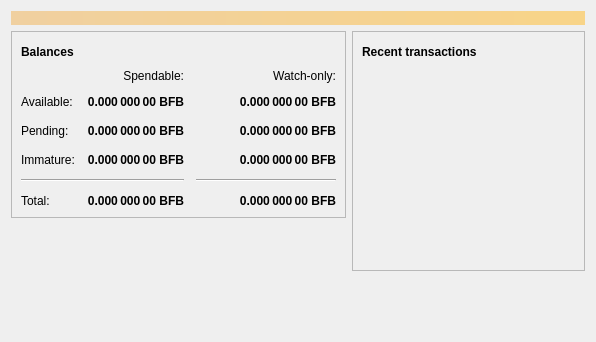
<?xml version="1.0" encoding="UTF-8"?>
<ui version="4.0">
 <class>OverviewPage</class>
 <widget class="QWidget" name="OverviewPage">
  <property name="geometry">
   <rect>
    <x>0</x>
    <y>0</y>
    <width>596</width>
    <height>342</height>
   </rect>
  </property>
  <property name="windowTitle">
   <string>Form</string>
  </property>
  <layout class="QVBoxLayout" name="topLayout">
   <item>
    <widget class="QLabel" name="labelAlerts">
     <property name="visible">
      <bool>false</bool>
     </property>
     <property name="styleSheet">
      <string notr="true">QLabel { background-color: qlineargradient(x1: 0, y1: 0, x2: 1, y2: 0, stop:0 #F0D0A0, stop:1 #F8D488); color:#000000; }</string>
     </property>
     <property name="wordWrap">
      <bool>true</bool>
     </property>
     <property name="margin">
      <number>3</number>
     </property>
     <property name="textInteractionFlags">
      <set>Qt::TextSelectableByMouse</set>
     </property>
    </widget>
   </item>
   <item>
    <layout class="QHBoxLayout" name="horizontalLayout" stretch="1,1">
     <item>
      <layout class="QVBoxLayout" name="verticalLayout_2">
       <item>
        <widget class="QFrame" name="frame">
         <property name="frameShape">
          <enum>QFrame::StyledPanel</enum>
         </property>
         <property name="frameShadow">
          <enum>QFrame::Raised</enum>
         </property>
         <layout class="QVBoxLayout" name="verticalLayout_4">
          <item>
           <layout class="QHBoxLayout" name="horizontalLayout_4">
            <item>
             <widget class="QLabel" name="label_5">
              <property name="font">
               <font>
                <weight>75</weight>
                <bold>true</bold>
               </font>
              </property>
              <property name="text">
               <string>Balances</string>
              </property>
             </widget>
            </item>
            <item>
             <widget class="QPushButton" name="labelWalletStatus">
              <property name="enabled">
               <bool>true</bool>
              </property>
              <property name="maximumSize">
               <size>
                <width>30</width>
                <height>16777215</height>
               </size>
              </property>
              <property name="toolTip">
               <string>The displayed information may be out of date. Your wallet automatically synchronizes with the bfb network after a connection is established, but this process has not completed yet.</string>
              </property>
              <property name="text">
               <string/>
              </property>
              <property name="icon">
               <iconset resource="../bfb.qrc">
                <normaloff>:/icons/warning</normaloff>
                <disabledoff>:/icons/warning</disabledoff>:/icons/warning</iconset>
              </property>
              <property name="iconSize">
               <size>
                <width>24</width>
                <height>24</height>
               </size>
              </property>
              <property name="flat">
               <bool>true</bool>
              </property>
             </widget>
            </item>
            <item>
             <spacer name="horizontalSpacer_3">
              <property name="orientation">
               <enum>Qt::Horizontal</enum>
              </property>
              <property name="sizeHint" stdset="0">
               <size>
                <width>40</width>
                <height>20</height>
               </size>
              </property>
             </spacer>
            </item>
           </layout>
          </item>
          <item>
           <layout class="QGridLayout" name="gridLayout">
            <property name="spacing">
             <number>12</number>
            </property>
            <item row="2" column="2">
             <widget class="QLabel" name="labelWatchPending">
              <property name="font">
               <font>
                <weight>75</weight>
                <bold>true</bold>
               </font>
              </property>
              <property name="cursor">
               <cursorShape>IBeamCursor</cursorShape>
              </property>
              <property name="toolTip">
               <string>Unconfirmed transactions to watch-only addresses</string>
              </property>
              <property name="text">
               <string notr="true">0.000 000 00 BFB</string>
              </property>
              <property name="alignment">
               <set>Qt::AlignRight|Qt::AlignTrailing|Qt::AlignVCenter</set>
              </property>
              <property name="textInteractionFlags">
               <set>Qt::LinksAccessibleByMouse|Qt::TextSelectableByKeyboard|Qt::TextSelectableByMouse</set>
              </property>
             </widget>
            </item>
            <item row="2" column="1">
             <widget class="QLabel" name="labelUnconfirmed">
              <property name="font">
               <font>
                <weight>75</weight>
                <bold>true</bold>
               </font>
              </property>
              <property name="cursor">
               <cursorShape>IBeamCursor</cursorShape>
              </property>
              <property name="toolTip">
               <string>Total of transactions that have yet to be confirmed, and do not yet count toward the spendable balance</string>
              </property>
              <property name="text">
               <string notr="true">0.000 000 00 BFB</string>
              </property>
              <property name="alignment">
               <set>Qt::AlignRight|Qt::AlignTrailing|Qt::AlignVCenter</set>
              </property>
              <property name="textInteractionFlags">
               <set>Qt::LinksAccessibleByMouse|Qt::TextSelectableByKeyboard|Qt::TextSelectableByMouse</set>
              </property>
             </widget>
            </item>
            <item row="3" column="2">
             <widget class="QLabel" name="labelWatchImmature">
              <property name="font">
               <font>
                <weight>75</weight>
                <bold>true</bold>
               </font>
              </property>
              <property name="cursor">
               <cursorShape>IBeamCursor</cursorShape>
              </property>
              <property name="toolTip">
               <string>Mined balance in watch-only addresses that has not yet matured</string>
              </property>
              <property name="text">
               <string notr="true">0.000 000 00 BFB</string>
              </property>
              <property name="alignment">
               <set>Qt::AlignRight|Qt::AlignTrailing|Qt::AlignVCenter</set>
              </property>
              <property name="textInteractionFlags">
               <set>Qt::LinksAccessibleByMouse|Qt::TextSelectableByKeyboard|Qt::TextSelectableByMouse</set>
              </property>
             </widget>
            </item>
            <item row="4" column="0" colspan="2">
             <widget class="Line" name="line">
              <property name="orientation">
               <enum>Qt::Horizontal</enum>
              </property>
             </widget>
            </item>
            <item row="4" column="2">
             <widget class="Line" name="lineWatchBalance">
              <property name="sizePolicy">
               <sizepolicy hsizetype="Preferred" vsizetype="Fixed">
                <horstretch>0</horstretch>
                <verstretch>0</verstretch>
               </sizepolicy>
              </property>
              <property name="minimumSize">
               <size>
                <width>140</width>
                <height>0</height>
               </size>
              </property>
              <property name="orientation">
               <enum>Qt::Horizontal</enum>
              </property>
             </widget>
            </item>
            <item row="5" column="0">
             <widget class="QLabel" name="labelTotalText">
              <property name="text">
               <string>Total:</string>
              </property>
             </widget>
            </item>
            <item row="3" column="1">
             <widget class="QLabel" name="labelImmature">
              <property name="font">
               <font>
                <weight>75</weight>
                <bold>true</bold>
               </font>
              </property>
              <property name="cursor">
               <cursorShape>IBeamCursor</cursorShape>
              </property>
              <property name="toolTip">
               <string>Mined balance that has not yet matured</string>
              </property>
              <property name="text">
               <string notr="true">0.000 000 00 BFB</string>
              </property>
              <property name="alignment">
               <set>Qt::AlignRight|Qt::AlignTrailing|Qt::AlignVCenter</set>
              </property>
              <property name="textInteractionFlags">
               <set>Qt::LinksAccessibleByMouse|Qt::TextSelectableByKeyboard|Qt::TextSelectableByMouse</set>
              </property>
             </widget>
            </item>
            <item row="2" column="3">
             <spacer name="horizontalSpacer_2">
              <property name="orientation">
               <enum>Qt::Horizontal</enum>
              </property>
              <property name="sizeHint" stdset="0">
               <size>
                <width>40</width>
                <height>20</height>
               </size>
              </property>
             </spacer>
            </item>
            <item row="3" column="0">
             <widget class="QLabel" name="labelImmatureText">
              <property name="text">
               <string>Immature:</string>
              </property>
             </widget>
            </item>
            <item row="5" column="1">
             <widget class="QLabel" name="labelTotal">
              <property name="font">
               <font>
                <weight>75</weight>
                <bold>true</bold>
               </font>
              </property>
              <property name="cursor">
               <cursorShape>IBeamCursor</cursorShape>
              </property>
              <property name="toolTip">
               <string>Your current total balance</string>
              </property>
              <property name="text">
               <string notr="true">0.000 000 00 BFB</string>
              </property>
              <property name="alignment">
               <set>Qt::AlignRight|Qt::AlignTrailing|Qt::AlignVCenter</set>
              </property>
              <property name="textInteractionFlags">
               <set>Qt::LinksAccessibleByMouse|Qt::TextSelectableByKeyboard|Qt::TextSelectableByMouse</set>
              </property>
             </widget>
            </item>
            <item row="5" column="2">
             <widget class="QLabel" name="labelWatchTotal">
              <property name="font">
               <font>
                <weight>75</weight>
                <bold>true</bold>
               </font>
              </property>
              <property name="cursor">
               <cursorShape>IBeamCursor</cursorShape>
              </property>
              <property name="toolTip">
               <string>Current total balance in watch-only addresses</string>
              </property>
              <property name="text">
               <string notr="true">0.000 000 00 BFB</string>
              </property>
              <property name="alignment">
               <set>Qt::AlignRight|Qt::AlignTrailing|Qt::AlignVCenter</set>
              </property>
              <property name="textInteractionFlags">
               <set>Qt::LinksAccessibleByMouse|Qt::TextSelectableByKeyboard|Qt::TextSelectableByMouse</set>
              </property>
             </widget>
            </item>
            <item row="0" column="2">
             <widget class="QLabel" name="labelWatchonly">
              <property name="text">
               <string>Watch-only:</string>
              </property>
              <property name="alignment">
               <set>Qt::AlignRight|Qt::AlignTrailing|Qt::AlignVCenter</set>
              </property>
             </widget>
            </item>
            <item row="1" column="0">
             <widget class="QLabel" name="labelBalanceText">
              <property name="text">
               <string>Available:</string>
              </property>
             </widget>
            </item>
            <item row="1" column="1">
             <widget class="QLabel" name="labelBalance">
              <property name="font">
               <font>
                <weight>75</weight>
                <bold>true</bold>
               </font>
              </property>
              <property name="cursor">
               <cursorShape>IBeamCursor</cursorShape>
              </property>
              <property name="toolTip">
               <string>Your current spendable balance</string>
              </property>
              <property name="text">
               <string notr="true">0.000 000 00 BFB</string>
              </property>
              <property name="alignment">
               <set>Qt::AlignRight|Qt::AlignTrailing|Qt::AlignVCenter</set>
              </property>
              <property name="textInteractionFlags">
               <set>Qt::LinksAccessibleByMouse|Qt::TextSelectableByKeyboard|Qt::TextSelectableByMouse</set>
              </property>
             </widget>
            </item>
            <item row="1" column="2">
             <widget class="QLabel" name="labelWatchAvailable">
              <property name="font">
               <font>
                <weight>75</weight>
                <bold>true</bold>
               </font>
              </property>
              <property name="cursor">
               <cursorShape>IBeamCursor</cursorShape>
              </property>
              <property name="toolTip">
               <string>Your current balance in watch-only addresses</string>
              </property>
              <property name="text">
               <string notr="true">0.000 000 00 BFB</string>
              </property>
              <property name="alignment">
               <set>Qt::AlignRight|Qt::AlignTrailing|Qt::AlignVCenter</set>
              </property>
              <property name="textInteractionFlags">
               <set>Qt::LinksAccessibleByMouse|Qt::TextSelectableByKeyboard|Qt::TextSelectableByMouse</set>
              </property>
             </widget>
            </item>
            <item row="2" column="0">
             <widget class="QLabel" name="labelPendingText">
              <property name="text">
               <string>Pending:</string>
              </property>
             </widget>
            </item>
            <item row="0" column="1">
             <widget class="QLabel" name="labelSpendable">
              <property name="text">
               <string>Spendable:</string>
              </property>
              <property name="alignment">
               <set>Qt::AlignRight|Qt::AlignTrailing|Qt::AlignVCenter</set>
              </property>
             </widget>
            </item>
           </layout>
          </item>
         </layout>
        </widget>
       </item>
       <item>
        <spacer name="verticalSpacer">
         <property name="orientation">
          <enum>Qt::Vertical</enum>
         </property>
         <property name="sizeHint" stdset="0">
          <size>
           <width>20</width>
           <height>40</height>
          </size>
         </property>
        </spacer>
       </item>
      </layout>
     </item>
     <item>
      <layout class="QVBoxLayout" name="verticalLayout_3">
       <item>
        <widget class="QFrame" name="frame_2">
         <property name="frameShape">
          <enum>QFrame::StyledPanel</enum>
         </property>
         <property name="frameShadow">
          <enum>QFrame::Raised</enum>
         </property>
         <layout class="QVBoxLayout" name="verticalLayout">
          <item>
           <layout class="QHBoxLayout" name="horizontalLayout_2">
            <item>
             <widget class="QLabel" name="label_4">
              <property name="font">
               <font>
                <weight>75</weight>
                <bold>true</bold>
               </font>
              </property>
              <property name="text">
               <string>Recent transactions</string>
              </property>
             </widget>
            </item>
            <item>
             <widget class="QPushButton" name="labelTransactionsStatus">
              <property name="enabled">
               <bool>true</bool>
              </property>
              <property name="maximumSize">
               <size>
                <width>30</width>
                <height>16777215</height>
               </size>
              </property>
              <property name="toolTip">
               <string>The displayed information may be out of date. Your wallet automatically synchronizes with the bfb network after a connection is established, but this process has not completed yet.</string>
              </property>
              <property name="text">
               <string/>
              </property>
              <property name="icon">
               <iconset resource="../bfb.qrc">
                <normaloff>:/icons/warning</normaloff>
                <disabledoff>:/icons/warning</disabledoff>:/icons/warning</iconset>
              </property>
              <property name="iconSize">
               <size>
                <width>24</width>
                <height>24</height>
               </size>
              </property>
              <property name="flat">
               <bool>true</bool>
              </property>
             </widget>
            </item>
            <item>
             <spacer name="horizontalSpacer">
              <property name="orientation">
               <enum>Qt::Horizontal</enum>
              </property>
              <property name="sizeHint" stdset="0">
               <size>
                <width>40</width>
                <height>20</height>
               </size>
              </property>
             </spacer>
            </item>
           </layout>
          </item>
          <item>
           <widget class="QListView" name="listTransactions">
            <property name="styleSheet">
             <string notr="true">QListView { background: transparent; }</string>
            </property>
            <property name="frameShape">
             <enum>QFrame::NoFrame</enum>
            </property>
            <property name="verticalScrollBarPolicy">
             <enum>Qt::ScrollBarAlwaysOff</enum>
            </property>
            <property name="horizontalScrollBarPolicy">
             <enum>Qt::ScrollBarAlwaysOff</enum>
            </property>
            <property name="selectionMode">
             <enum>QAbstractItemView::NoSelection</enum>
            </property>
           </widget>
          </item>
         </layout>
        </widget>
       </item>
       <item>
        <spacer name="verticalSpacer_2">
         <property name="orientation">
          <enum>Qt::Vertical</enum>
         </property>
         <property name="sizeHint" stdset="0">
          <size>
           <width>20</width>
           <height>40</height>
          </size>
         </property>
        </spacer>
       </item>
      </layout>
     </item>
    </layout>
   </item>
  </layout>
 </widget>
 <resources/>
 <connections/>
</ui>
